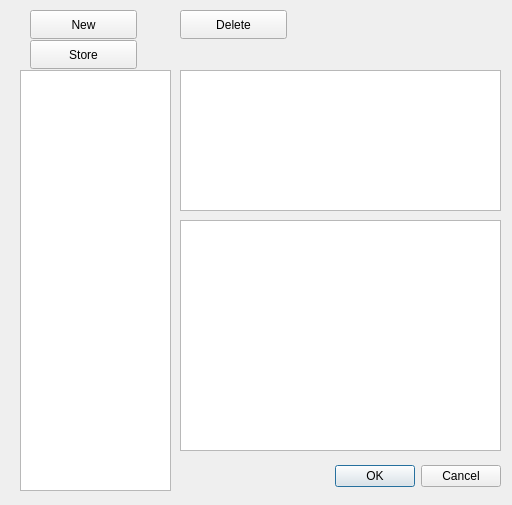
<?xml version="1.0" encoding="UTF-8"?>
<ui version="4.0">
 <class>TemplateDialog</class>
 <widget class="QDialog" name="TemplateDialog">
  <property name="geometry">
   <rect>
    <x>0</x>
    <y>0</y>
    <width>512</width>
    <height>505</height>
   </rect>
  </property>
  <property name="windowTitle">
   <string>Dialog</string>
  </property>
  <widget class="QDialogButtonBox" name="buttonBox">
   <property name="geometry">
    <rect>
     <x>330</x>
     <y>460</y>
     <width>171</width>
     <height>32</height>
    </rect>
   </property>
   <property name="orientation">
    <enum>Qt::Horizontal</enum>
   </property>
   <property name="standardButtons">
    <set>QDialogButtonBox::Cancel|QDialogButtonBox::Ok</set>
   </property>
  </widget>
  <widget class="QListWidget" name="listWidgetTemplates">
   <property name="geometry">
    <rect>
     <x>20</x>
     <y>70</y>
     <width>151</width>
     <height>421</height>
    </rect>
   </property>
  </widget>
  <widget class="QTextEdit" name="textEditExpression">
   <property name="geometry">
    <rect>
     <x>180</x>
     <y>70</y>
     <width>321</width>
     <height>141</height>
    </rect>
   </property>
  </widget>
  <widget class="QTextEdit" name="textEditExplanation">
   <property name="geometry">
    <rect>
     <x>180</x>
     <y>220</y>
     <width>321</width>
     <height>231</height>
    </rect>
   </property>
  </widget>
  <widget class="QPushButton" name="pushButtonDelete">
   <property name="geometry">
    <rect>
     <x>180</x>
     <y>10</y>
     <width>107</width>
     <height>29</height>
    </rect>
   </property>
   <property name="text">
    <string>Delete</string>
   </property>
  </widget>
  <widget class="QPushButton" name="pushButtonNew">
   <property name="geometry">
    <rect>
     <x>30</x>
     <y>10</y>
     <width>107</width>
     <height>29</height>
    </rect>
   </property>
   <property name="text">
    <string>New</string>
   </property>
  </widget>
  <widget class="QPushButton" name="pushButtonStore">
   <property name="geometry">
    <rect>
     <x>30</x>
     <y>40</y>
     <width>107</width>
     <height>29</height>
    </rect>
   </property>
   <property name="text">
    <string>Store</string>
   </property>
  </widget>
 </widget>
 <resources/>
 <connections>
  <connection>
   <sender>buttonBox</sender>
   <signal>accepted()</signal>
   <receiver>TemplateDialog</receiver>
   <slot>accept()</slot>
   <hints>
    <hint type="sourcelabel">
     <x>248</x>
     <y>254</y>
    </hint>
    <hint type="destinationlabel">
     <x>157</x>
     <y>274</y>
    </hint>
   </hints>
  </connection>
  <connection>
   <sender>buttonBox</sender>
   <signal>rejected()</signal>
   <receiver>TemplateDialog</receiver>
   <slot>reject()</slot>
   <hints>
    <hint type="sourcelabel">
     <x>316</x>
     <y>260</y>
    </hint>
    <hint type="destinationlabel">
     <x>286</x>
     <y>274</y>
    </hint>
   </hints>
  </connection>
 </connections>
</ui>
